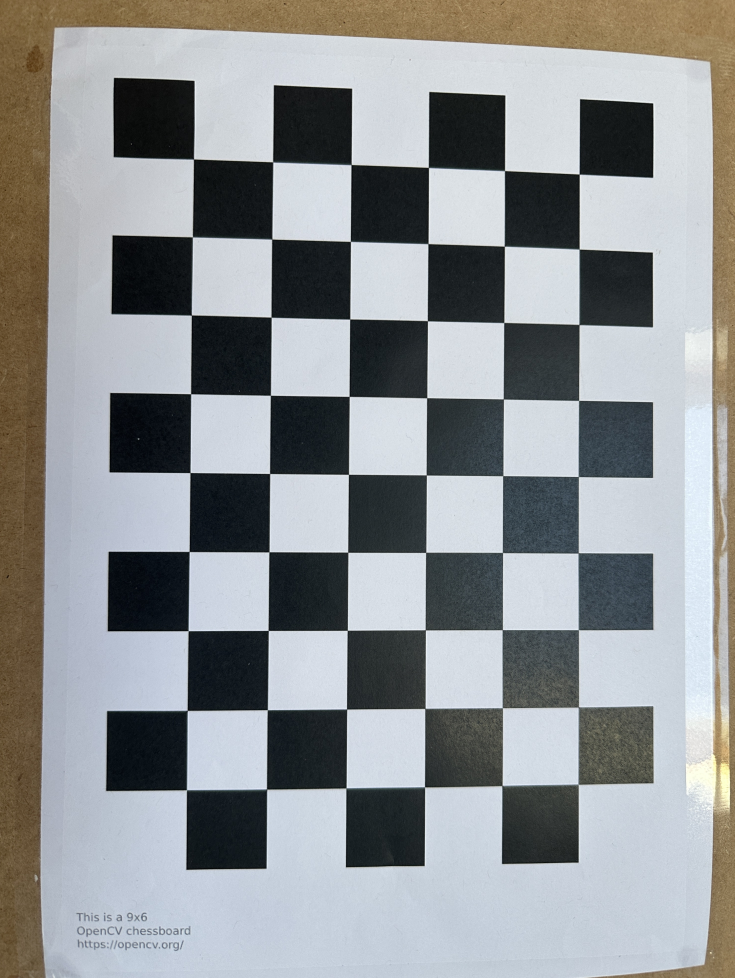
#> input picture output/undistorted/undistorted_IMG_8881.jpg, 2938 x 3911 px, given as the content of the folder C:/Users/hamee/Downloads/chessboard2, which was not available (shown at 1/4 size)
$ python Camera-Calibration.py
#> lines starting #> are read from the running program, lines starting #| are printed output that depends on the picture; long printed decimals are rounded; pictures that were not available may be replaced by others from this repository, and a replacement may not be noted
import numpy as np
import cv2
import glob
import os
import pickle
import time
import matplotlib.pyplot as plt

# Camera calibration parameters
# You can modify these variables as needed
CHESSBOARD_SIZE = (9, 6)  # Number of inner corners per chessboard row and column
SQUARE_SIZE = 2.45        # Size of a square in centimeters
# Use a raw string with the full Windows path (avoid "\U" unicode escape)
#CALIBRATION_IMAGES_DIR = 'C:\Users\hamee\Downloads\chessboard2*.jpg'  # Path to calibration images
CALIBRATION_IMAGES_DIR = r'C:\Users\hamee\Downloads\chessboard2'  # directory (no wildcard)
IMAGE_PATTERNS = ('*.jpg', '*.jpeg', '*.png', '*.HEIC', '*.DNG')  # include HEIC/heif
OUTPUT_DIRECTORY = 'output'  # Directory to save calibration results
SAVE_UNDISTORTED = True   # Whether to save undistorted images

# Performance optimization settings
MAX_DETECTION_SIZE = 3000  # Max dimension for corner detection (width or height)
MAX_REFINEMENT_SIZE = 3000  # Max dimension for corner refinement
ENABLE_FALLBACK_DETECTION = False  # Disable slow fallback methods

def _get_image_list():
    """Return list of image file paths from CALIBRATION_IMAGES_DIR matching IMAGE_PATTERNS."""
    images = []
    for p in IMAGE_PATTERNS:
        images.extend(glob.glob(os.path.join(CALIBRATION_IMAGES_DIR, p)))
    images.sort()
    return images

def imread_flexible(path):

    img = cv2.imread(path)
    if img is not None:
        return img
    ext = os.path.splitext(path)[1].lower()
    if ext in ('.heic', '.heif'):
        try:
            # lazy import so script still runs if user doesn't need HEIC support
            import pillow_heif  # registers HEIF/HEIC support for Pillow
            from PIL import Image
            pillow_heif.register_heif_opener()  # safe to call
            pil = Image.open(path).convert('RGB')
            arr = np.array(pil)[:, :, ::-1].copy()  # RGB -> BGR for OpenCV compatibility
            return arr
        except Exception as e:
            print(f"HEIC read failed for {path}: {e}")
            return None
    return None

def convert_images_to_jpg():

    print("Scanning for images to convert to JPG...")

    # Get all image files
    all_files = []
    for pattern in IMAGE_PATTERNS:
        all_files.extend(glob.glob(os.path.join(CALIBRATION_IMAGES_DIR, pattern)))

    if not all_files:
        print(f"No images found in {CALIBRATION_IMAGES_DIR}")
        return

    # Filter out files that are already JPG/JPEG
    files_to_convert = [f for f in all_files if not f.lower().endswith(('.jpg', '.jpeg'))]

    if not files_to_convert:
        print("All images are already in JPG format. No conversion needed.")
        return

    print(f"Found {len(files_to_convert)} image(s) to convert to JPG format...")

    converted_count = 0
    failed_count = 0

    for idx, filepath in enumerate(files_to_convert):
        print(f"Converting {idx+1}/{len(files_to_convert)}: {os.path.basename(filepath)}...", end=" ")

        # Load the image using the flexible reader
        img = imread_flexible(filepath)

        if img is None:
            print("FAILED (could not load image)")
            failed_count += 1
            continue

        # Create new filename with .jpg extension
        base_name = os.path.splitext(filepath)[0]
        jpg_filepath = base_name + '.jpg'

        # Save as JPG with maximum quality (100)
        success = cv2.imwrite(jpg_filepath, img, [cv2.IMWRITE_JPEG_QUALITY, 100])

        if success:
            # Delete the original file
            try:
                os.remove(filepath)
                print(f"OK (saved as {os.path.basename(jpg_filepath)})")
                converted_count += 1
            except Exception as e:
                print(f"WARNING (saved JPG but could not delete original: {e})")
                converted_count += 1
        else:
            print("FAILED (could not save JPG)")
            failed_count += 1

    print(f"\nConversion complete: {converted_count} converted, {failed_count} failed")

def downscale_image(img, max_dimension):
    """
    Downscale image if it exceeds max_dimension while preserving aspect ratio.
    Returns (downscaled_img, scale_factor)
    """
    h, w = img.shape[:2]
    max_dim = max(h, w)

    if max_dim <= max_dimension:
        return img, 1.0

    scale = max_dimension / max_dim
    new_w = int(w * scale)
    new_h = int(h * scale)

    downscaled = cv2.resize(img, (new_w, new_h), interpolation=cv2.INTER_AREA)
    return downscaled, scale

def calibrate_camera():
    """
    Calibrate the camera using chessboard images.

    Returns:
        ret: The RMS re-projection error
        mtx: Camera matrix
        dist: Distortion coefficients
        rvecs: Rotation vectors
        tvecs: Translation vectors
    """
    # Prepare object points (0,0,0), (1,0,0), (2,0,0) ... (8,5,0)
    objp = np.zeros((CHESSBOARD_SIZE[0] * CHESSBOARD_SIZE[1], 3), np.float32)
    objp[:, :2] = np.mgrid[0:CHESSBOARD_SIZE[0], 0:CHESSBOARD_SIZE[1]].T.reshape(-1, 2)

    # Scale object points by square size (for real-world measurements)
    objp = objp * SQUARE_SIZE

    # Arrays to store object points and image points from all images
    objpoints = []  # 3D points in real world space
    imgpoints = []  # 2D points in image plane

    # Store downscaled image size for calibration
    downscaled_size = None
    original_size = None

    # Get list of calibration images
    images = _get_image_list()

    if not images:
        print(f"No calibration images found at {CALIBRATION_IMAGES_DIR}")
        return None, None, None, None, None

    # Create output directory if it doesn't exist
    if not os.path.exists(OUTPUT_DIRECTORY):
        os.makedirs(OUTPUT_DIRECTORY)

    print(f"Found {len(images)} calibration images")

    # Process each calibration image
    for idx, fname in enumerate(images):
        start_time = time.time()

        img = imread_flexible(fname)
#> in imread_flexible, img is the input picture: shape (3911, 2938, 3); mean B, G, R 148.1, 146.5, 143.5
        if img is None:
            print(f"Warning: failed to load {fname}, skipping")
            continue
        gray = cv2.cvtColor(img, cv2.COLOR_BGR2GRAY)

        # Store original dimensions for scaling coordinates
        original_h, original_w = gray.shape[:2]

        # Downscale for corner detection (major speedup)
        gray_detection, detection_scale = downscale_image(gray, MAX_DETECTION_SIZE)

        print(f"  Image {idx+1}/{len(images)}: {original_w}x{original_h} -> {gray_detection.shape[1]}x{gray_detection.shape[0]} (scale: {detection_scale:.3f})", end="")

        # Find corners on downscaled image (much faster)
        flags = cv2.CALIB_CB_ADAPTIVE_THRESH | cv2.CALIB_CB_NORMALIZE_IMAGE | cv2.CALIB_CB_FAST_CHECK
        ret, corners = cv2.findChessboardCorners(gray_detection, CHESSBOARD_SIZE, flags)

        # Optional: try fallback methods if enabled and first attempt failed
        if not ret and ENABLE_FALLBACK_DETECTION:
            try:
                ret, corners = cv2.findChessboardCornersSB(gray_detection, CHESSBOARD_SIZE, None)
                if ret:
                    # Corners are already in downscaled space, no scaling needed here
                    print(" [fallback SB]", end="")
            except AttributeError:
                pass

        # If found, add object points and image points
        if ret:
            # Verify consistent downscaled dimensions
            current_downscaled_size = (gray_detection.shape[1], gray_detection.shape[0])

            if downscaled_size is None:
                downscaled_size = current_downscaled_size
                original_size = (original_w, original_h)
                print(f" [Using {downscaled_size[0]}x{downscaled_size[1]} for calibration]", end="")
            elif current_downscaled_size != downscaled_size:
                print(f" - SKIPPED (size mismatch: {current_downscaled_size[0]}x{current_downscaled_size[1]} != {downscaled_size[0]}x{downscaled_size[1]})", end="")
                elapsed = time.time() - start_time
                print(f" ({elapsed:.2f}s)")
                continue

            objpoints.append(objp)

            # Refine corners on the SAME downscaled image (single-scaling approach)
            criteria = (cv2.TERM_CRITERIA_EPS + cv2.TERM_CRITERIA_MAX_ITER, 30, 0.001)
            corners2 = cv2.cornerSubPix(gray_detection, corners, (11, 11), (-1, -1), criteria)

            # Keep corners at downscaled resolution for calibration
            imgpoints.append(corners2)

            # Scale corners for drawing on full-resolution image
            corners_for_drawing = corners2 / detection_scale
            cv2.drawChessboardCorners(img, CHESSBOARD_SIZE, corners_for_drawing, ret)

            # Save image with corners drawn
            # Save image with corners drawn
            basename = os.path.basename(fname)
            name_without_ext = os.path.splitext(basename)[0]
            output_filename = f'corners_{name_without_ext}.jpg' # Force .jpg
            output_img_path = os.path.join(OUTPUT_DIRECTORY, output_filename)
            cv2.imwrite(output_img_path, img)

            elapsed = time.time() - start_time
            print(f" - FOUND ({elapsed:.2f}s)")
        else:
            elapsed = time.time() - start_time
            print(f" - NOT FOUND ({elapsed:.2f}s)")

    if not objpoints:
        print("No chessboard patterns were detected in any images.")
        return None, None, None, None, None

    print(f"Calibrating camera at downscaled resolution ({downscaled_size[0]}x{downscaled_size[1]})...")

    # Calibrate camera using downscaled image dimensions
    ret, mtx_downscaled, dist, rvecs, tvecs = cv2.calibrateCamera(
        objpoints, imgpoints, downscaled_size, None, None
    )

    # Scale camera matrix to original resolution
    scale_x = original_size[0] / downscaled_size[0]
    scale_y = original_size[1] / downscaled_size[1]

    mtx = mtx_downscaled.copy()
    mtx[0, 0] *= scale_x  # fx
    mtx[1, 1] *= scale_y  # fy
    mtx[0, 2] *= scale_x  # cx
    mtx[1, 2] *= scale_y  # cy

    print(f"Scaled camera matrix to original resolution ({original_size[0]}x{original_size[1]})")

    # Save calibration results
    calibration_data = {
        'camera_matrix': mtx,
        'camera_matrix_downscaled': mtx_downscaled,
        'distortion_coefficients': dist,
        'rotation_vectors': rvecs,
        'translation_vectors': tvecs,
        'reprojection_error': ret,
        'calibration_resolution': downscaled_size,
        'target_resolution': original_size
    }

    with open(os.path.join(OUTPUT_DIRECTORY, 'calibration_data.pkl'), 'wb') as f:
        pickle.dump(calibration_data, f)

    # Save camera matrix and distortion coefficients as text files
    np.savetxt(os.path.join(OUTPUT_DIRECTORY, 'camera_matrix.txt'), mtx)
    np.savetxt(os.path.join(OUTPUT_DIRECTORY, 'distortion_coefficients.txt'), dist)

    print(f"Calibration complete! RMS re-projection error: {ret}")
    print(f"Results saved to {OUTPUT_DIRECTORY}")

    return ret, mtx, dist, rvecs, tvecs, objpoints, imgpoints, mtx_downscaled

def undistort_images(mtx, dist):
    """
    Undistort all calibration images using the calibration results.

    Args:
        mtx: Camera matrix
        dist: Distortion coefficients
    """
    if not SAVE_UNDISTORTED:
        return

    images = _get_image_list()

    if not images:
        print(f"No images found at {CALIBRATION_IMAGES_DIR} to undistort")
        return

    undistorted_dir = os.path.join(OUTPUT_DIRECTORY, 'undistorted')
    if not os.path.exists(undistorted_dir):
        os.makedirs(undistorted_dir)

    print(f"Undistorting {len(images)} images...")

    for idx, fname in enumerate(images):
        img = imread_flexible(fname)
        if img is None:
            print(f"Warning: failed to load {fname}, skipping")
            continue
        h, w = img.shape[:2]

        # Refine camera matrix based on free scaling parameter
        newcameramtx, roi = cv2.getOptimalNewCameraMatrix(mtx, dist, (w, h), 1, (w, h))

        # Undistort image
        dst = cv2.undistort(img, mtx, dist, None, newcameramtx)

        # Crop the image (optional)
        x, y, w, h = roi
        dst = dst[y:y+h, x:x+w]

        # Save undistorted image
        # Save undistorted image
        basename = os.path.basename(fname)
        name_without_ext = os.path.splitext(basename)[0]
        output_filename = f'undistorted_{name_without_ext}.jpg' # Force .jpg
        output_img_path = os.path.join(undistorted_dir, output_filename)
        cv2.imwrite(output_img_path, dst)


        print(f"Undistorted image {idx+1}/{len(images)}: {fname}")

    print(f"Undistorted images saved to {undistorted_dir}")

def calculate_reprojection_error(objpoints, imgpoints, mtx, dist, rvecs, tvecs):
    """
    Calculate the reprojection error for each calibration image.

    Args:
        objpoints: 3D points in real world space
        imgpoints: 2D points in image plane
        mtx: Camera matrix
        dist: Distortion coefficients
        rvecs: Rotation vectors
        tvecs: Translation vectors

    Returns:
        mean_error: Mean reprojection error
        errors: List of per-image reprojection errors
    """
    total_error = 0
    errors = []
    for i in range(len(objpoints)):
        imgpoints2, _ = cv2.projectPoints(objpoints[i], rvecs[i], tvecs[i], mtx, dist)
        error = cv2.norm(imgpoints[i], imgpoints2, cv2.NORM_L2) / len(imgpoints2)
        total_error += error
        errors.append(error)
        print(f"Reprojection error for image {i+1}: {error:.4f}")

    mean_error = total_error / len(objpoints)
    print(f"Mean reprojection error: {mean_error:.4f}")

    return mean_error, errors

def plot_reprojection_errors(errors):
    """Plot reprojection errors as a bar chart."""
    plt.figure(figsize=(10, 6))
    plt.bar(range(1, len(errors) + 1), errors, color='steelblue')
    plt.axhline(y=np.mean(errors), color='r', linestyle='--', label=f'Mean: {np.mean(errors):.4f}')
    plt.xlabel('Image Number')
    plt.ylabel('Reprojection Error (pixels)')
    plt.title('Per-Image Reprojection Error')
    plt.legend()
    plt.grid(True, alpha=0.3)
    plt.tight_layout()
    plt.savefig(os.path.join(OUTPUT_DIRECTORY, 'reprojection_errors.png'), dpi=150)
    plt.close()
    print(f"Reprojection error plot saved to {os.path.join(OUTPUT_DIRECTORY, 'reprojection_errors.png')}")

def main():
    """
    Main function to run the camera calibration process.
    """
    print("Starting camera calibration...")

    # Convert all images to JPG format first
    convert_images_to_jpg()

    # Calibrate camera
    ret, mtx, dist, rvecs, tvecs, objpoints, imgpoints, mtx_downscaled = calibrate_camera()
#> in calibrate_camera, `gray = cv2.cvtColor(img, cv2.COLOR_BGR2GRAY)`:
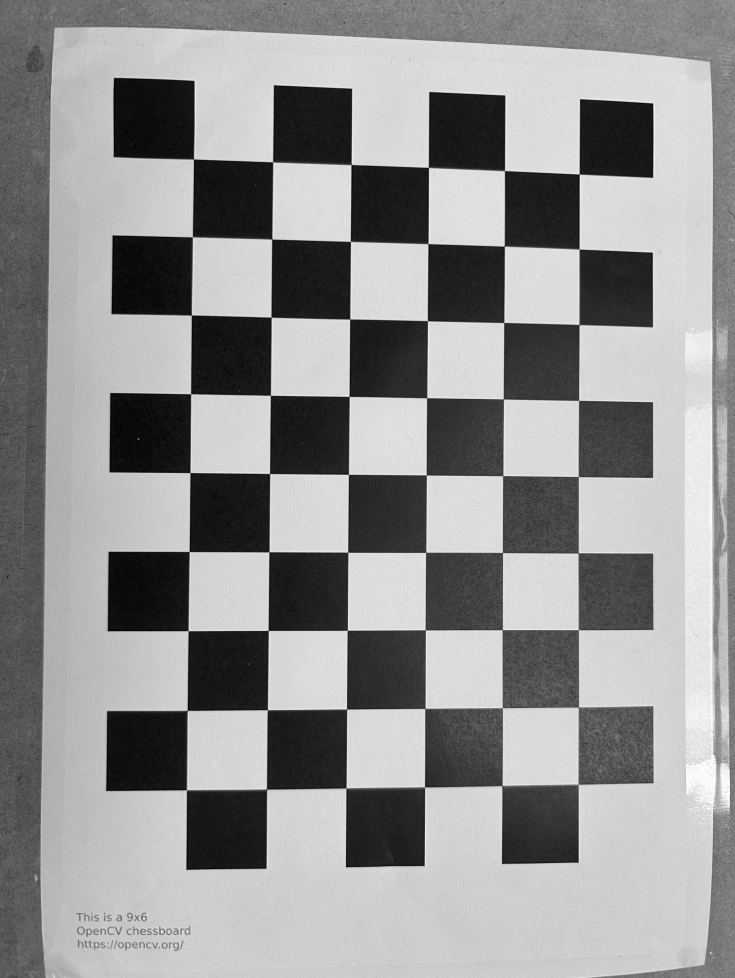
#> gray: shape (3911, 2938) (shown at 1/4 size); min 0, max 255, mean 145.8
#> in calibrate_camera, `gray_detection, detection_scale = downscale_image(gray, MAX_DETECTION_..`: detection_scale = 0.767
#|   Image 1/1: 2938x3911 -> 2253x3000 (scale: 0.767)
#> in calibrate_camera, `ret, corners = cv2.findChessboardCorners(gray_detection, CHESSBOARD_SI..`: ret = True; corners = 54 rows, first 8: [1777.2, 535.5], [1777.5, 765.7], [1777.1, 997.3], [1775.7, 1229.4], [1774.6, 1463.1], [1774.4, 1697.2], [1774.7, 1932.6], [1774.5, 2170.1]
#|  [Using 2253x3000 for calibration]
#> in calibrate_camera, `corners2 = cv2.cornerSubPix(gray_detection, corners, (11, 11), (-1, -1..`: corners2 = 54 rows, first 8: [1777.5, 535.3], [1777.3, 765.5], [1777, 997.1], [1775.7, 1229.5], [1774.7, 1463.2], [1774.4, 1697.4], [1774.8, 1932.8], [1774.7, 2169.8]
#> in calibrate_camera, `corners_for_drawing = corners2 / detection_scale`: corners_for_drawing = 54 rows, first 8: [2317.3, 697.8], [2317, 997.9], [2316.6, 1299.8], [2314.9, 1602.8], [2313.6, 1907.6], [2313.2, 2212.8], [2313.7, 2519.7], [2313.6, 2828.7]
#> (printed output is left out)
#> in calibrate_camera, `ret, mtx_downscaled, dist, rvecs, tvecs = cv2.calibrateCamera( objpoin..`: ret = 0.747; mtx_downscaled = [[2789.8, 0, 1116.5], [0, 2773.1, 1531.7], [0, 0, 1]]; dist = [[0.0177, 0.121, -2.25e-07, 0.00123, -1.27]]; rvecs = ([-0.0787, -0.0486, 1.58],); tvecs = ([6.92, -10.51, 29.24],)
#> in calibrate_camera, `mtx = mtx_downscaled.copy()`: mtx has the same summary as mtx_downscaled
#| Scaled camera matrix to original resolution (2938x3911)
#| Calibration complete! RMS re-projection error: 0.7469
#> ret = 0.747; mtx = [[3638, 0, 1456], [0, 3615.1, 1996.8], [0, 0, 1]]; dist = [[0.0177, 0.121, -2.25e-07, 0.00123, -1.27]]; rvecs = ([-0.0787, -0.0486, 1.58],); tvecs = ([6.92, -10.51, 29.24],); objpoints = 1 item; imgpoints = 1 item

    if mtx is None:
        print("Calibration failed. Exiting.")
        return

    # Calculate and display per-image reprojection errors (at downscaled resolution)
    print("\n--- Per-Image Reprojection Errors (at calibration resolution) ---")
    mean_error, errors = calculate_reprojection_error(objpoints, imgpoints, mtx_downscaled, dist, rvecs, tvecs)
#> the loop in calculate_reprojection_error, `for i in range(len(objpoints)):` made 1 pass
#> (error, total_error) on pass 1: (0.102, 0.102)
#| Reprojection error for image 1: 0.1016
#> after the loop in calculate_reprojection_error, `for i in range(len(objpoints)):`: errors = [0.102]; total_error = 0.102
#| Mean reprojection error: 0.1016
#> mean_error = 0.102; errors = [0.102]
    plot_reprojection_errors(errors)
#> in plot_reprojection_errors, `plt.savefig(os.path.join(OUTPUT_DIRECTORY, 'reprojection_errors.png'),..`:
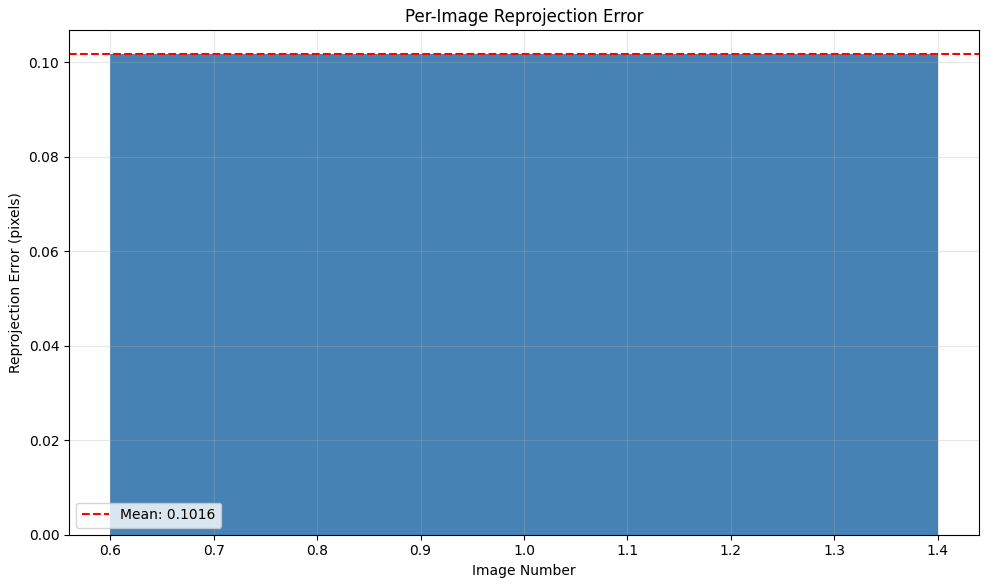
#> figure drawn by matplotlib, 1 panel

    # Undistort images
    undistort_images(mtx, dist)
#> in undistort_images, `newcameramtx, roi = cv2.getOptimalNewCameraMatrix(mtx, dist, (w, h), 1..`: newcameramtx = [[3496.7, 0, 1457.6], [0, 3269.3, 2049.9], [0, 0, 1]]; roi = (58, 244, 2820, 3536)
#> in undistort_images, `dst = cv2.undistort(img, mtx, dist, None, newcameramtx)`:
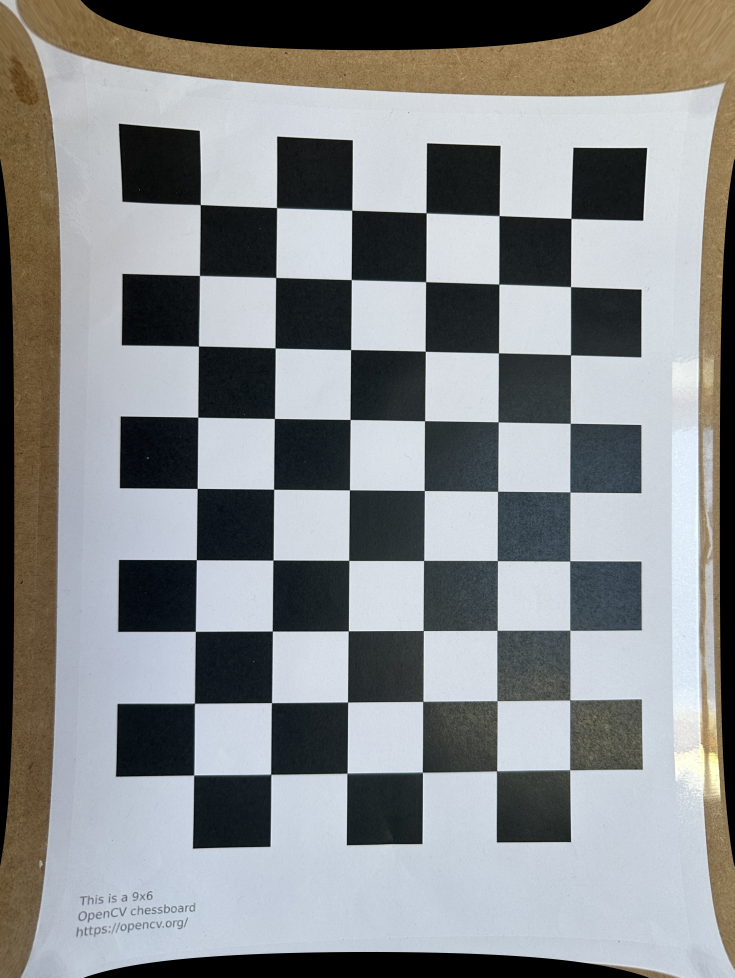
#> dst: shape (3911, 2938, 3) (shown at 1/4 size); mean B, G, R 138.3, 137.5, 135.1
#> in undistort_images, `x, y, w, h = roi`: x = 58; y = 244; w = 2820; h = 3536
#> in undistort_images, `dst = dst[y:y+h, x:x+w]`:
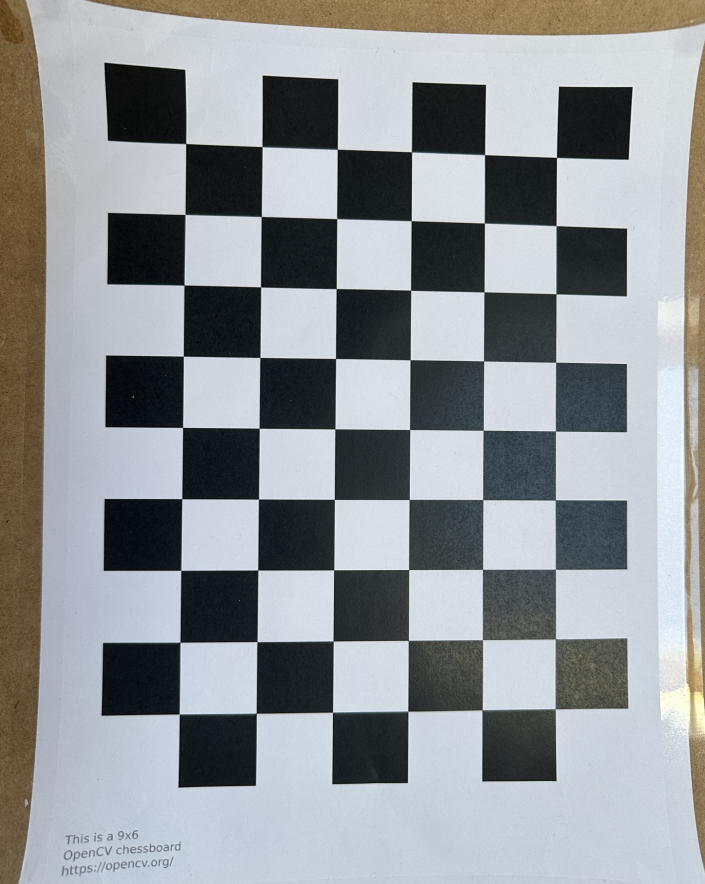
#> dst: shape (3536, 2820, 3) (shown at 1/4 size); mean B, G, R 151, 148.3, 144.6

    print("Camera calibration completed successfully!")

if __name__ == "__main__":
    main()
